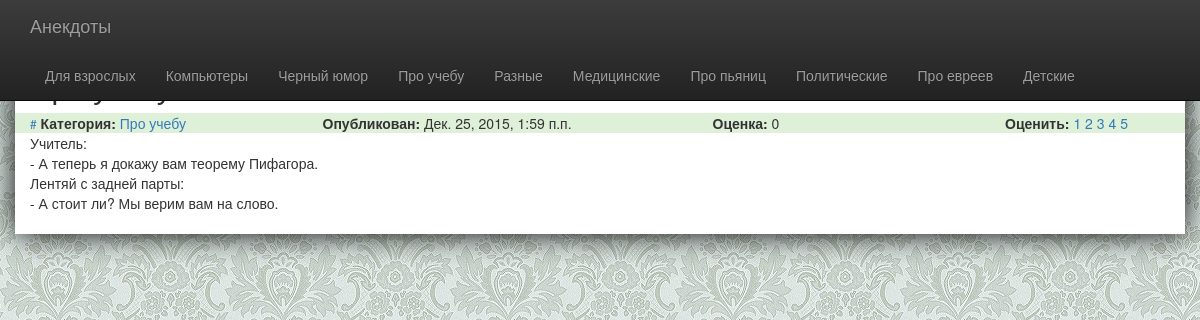
/category/15/, run on the app's committed database.
### anekdots/models.py (models this page shows, shortened)
class Category(models.Model):
    title = models.CharField(max_length=200)
    alias = models.CharField(max_length=80)
    def __str__(self):
        return self.title
    def get_categories(self):
            return Category.objects.all()

class Joke(models.Model):
    category = models.ForeignKey(Category)
    text = models.TextField()
    pub_date = models.DateTimeField(auto_now_add=True)
    def get_grade(self):
        grades = self.grade_set.all()
        if len(grades) > 0:
            summa = 0
            for item in grades:
                summa += item.grades
            return summa / len(grades)
        else: return 0

### anekdots/views.py (the view)
# urls.py: url(r'^category/(?P<pk>[0-9]+)/$', views.CategoryView.as_view(), name='category'),
class CategoryView(DetailView):
    model = Category

### anekdots/templates/anekdots/category_detail.html (shortened to what this page needs)
{% extends 'anekdots/base.html' %}
{% block header %}
    <h2>{{ category.title }}</h2>
{% endblock %}
{% block nav %}
    {% for cat in category.get_categories %}
        <li class="{% if forloop.counter == category.id %}active{% endif %} item-{{ cat.id }}">
            <a href="{% url 'anekdots:category' cat.id %}">{{ cat.title }}</a>
        </li>
    {% endfor %}
{% endblock %}
{% block content %}
    {% for joke in category.joke_set.all %}
        <div class="row bg-success">
            <div class="col-md-3">
                <small><a name="{{ joke.id }}">#</a></small> <strong>Категория:</strong> <a href="{% url 'anekdots:category' joke.category.id %}"> {{ joke.category }}</a>
            </div>
            <div class="col-md-4">
                <strong>Опубликован:</strong> {{ joke.pub_date }}
            </div>
            <div class="col-md-3">
                <strong>Оценка:</strong> {{ joke.get_grade|floatformat }}
            </div>
            <div class="col-md-2">
                <strong>Оценить:</strong>
                <a href="{% url 'anekdots:vote' joke.id 1 %}">1</a>
                <a href="{% url 'anekdots:vote' joke.id 2 %}">2</a>
                <a href="{% url 'anekdots:vote' joke.id 3 %}">3</a>
                <a href="{% url 'anekdots:vote' joke.id 4 %}">4</a>
                <a href="{% url 'anekdots:vote' joke.id 5 %}">5</a>
            </div>
        </div>
        <p>{{ joke.text|linebreaksbr }}</p>
        <div class="row"><p class="col-md-11">
        </p>
        </div>
    {% endfor %}
{% endblock %}

### anekdots/static/anekdots/style.css (style rules this page uses)
body { background: url("img/bg.gif"); }
a[name] { cursor: pointer; }

### data on the page
Category: title "Для взрослых"
Category: title "Компьютеры"
Category: title "Черный юмор"
Category: title "Про учебу"
Category: title "Разные"
Category: title "Медицинские"
Category: title "Про пьяниц"
Category: title "Политические"
Category: title "Про евреев"
Category: title "Детские"
Joke: category "Про учебу", pub_date "Дек. 25, 2015, 1:59 п.п.", get_grade "0", text "Учитель: - А теперь я докажу вам теорему Пифагора. Лентяй с задней парты: - А стоит ли? Мы верим вам на слово."
